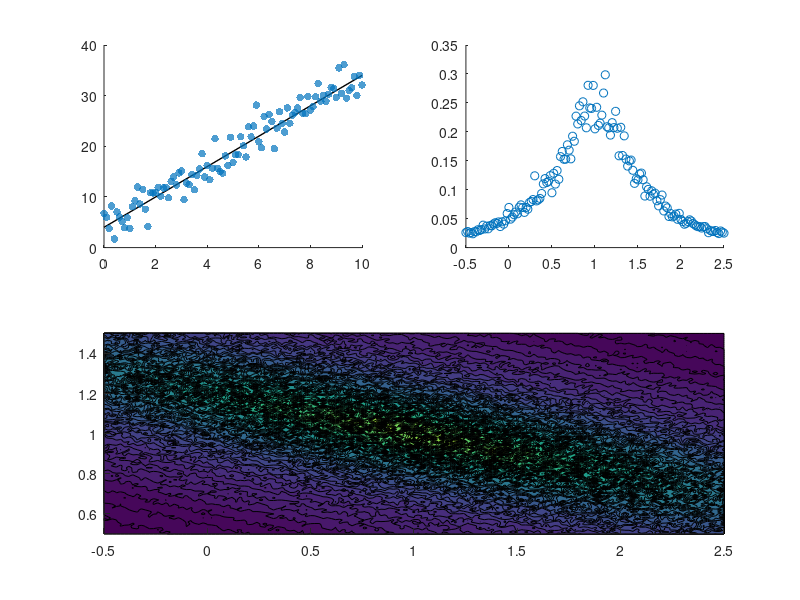

Source code (MATLAB): (Note: this script raises an error after producing the figure.)
% Simulate dataset
rng(295)
x = (0:0.1:10)';

gr = 3;
in = 4;

yFX = @(x,gr,in) gr * x + in;

ySD = 2;

yx = yFX(x,gr,in);

y = yx + randn(size(x)) * ySD;

% Adjust gradient parameter and evaluate RMSE
rng('shuffle')

testfracG = (0.5:0.01:1.5)';
testfracI = (-0.5:0.02:2.5)';
yrms = NaN(numel(testfracG),numel(testfracI));

for G = 1:numel(testfracG)
    for I = 1:numel(testfracI)
    
        yrms(G,I) = rms(yFX(x,gr,in) + randn(size(x)) * ySD ...
            - yFX(x,gr * testfracG(G),in * testfracI(I)));
    
    end %for I
end %for G

% Plot
figure(1); clf

subplot(2,2,1); hold on

    plot([0 10],yFX([0 10],gr,in),'k', 'linewidth',1)
    scatter(x,y,30,'filled', 'markerfacealpha',0.7)
    
subplot(2,2,2); hold on

    scatter(testfracI,1./yrms(51,:).^2)
%     plot(testfracG,normpdf(testfracG,1,0.08)/20)

subplot(2,1,2); hold on

    contourf(testfracI,testfracG,1./yrms,64, 'edgecolor','none')
    colormap(magma(64))
    
    xlabel('Intercept')
    ylabel('Gradient')
    
    axis equal
    